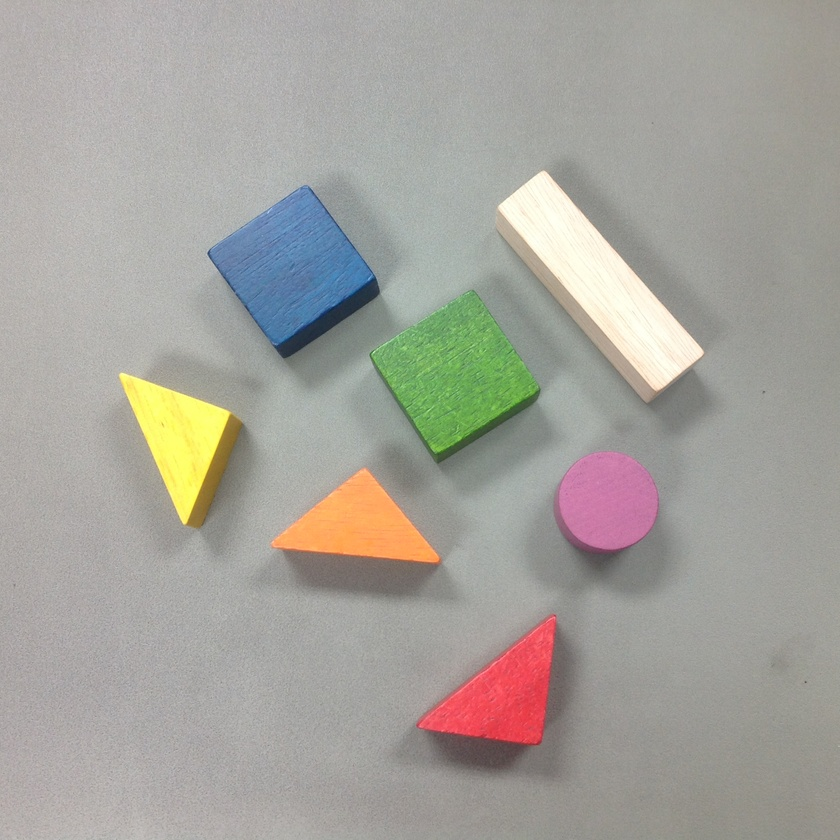
#> input picture ImageRecognition/RawImage/IMG_3556.JPG, 840 x 840 px, shrunk from 1936 x 1936 before the run
$ python RawImageRecognition.py
#> lines starting #> are read from the running program, lines starting #| are printed output that depends on the picture
import cv2
import numpy as np
import math


img = cv2.imread('IMG_3556.JPG')
#> img is the input picture: shape (840, 840, 3); mean B, G, R 155.8, 162.6, 165.1
img_grey = cv2.cvtColor(img,cv2.COLOR_BGR2GRAY)
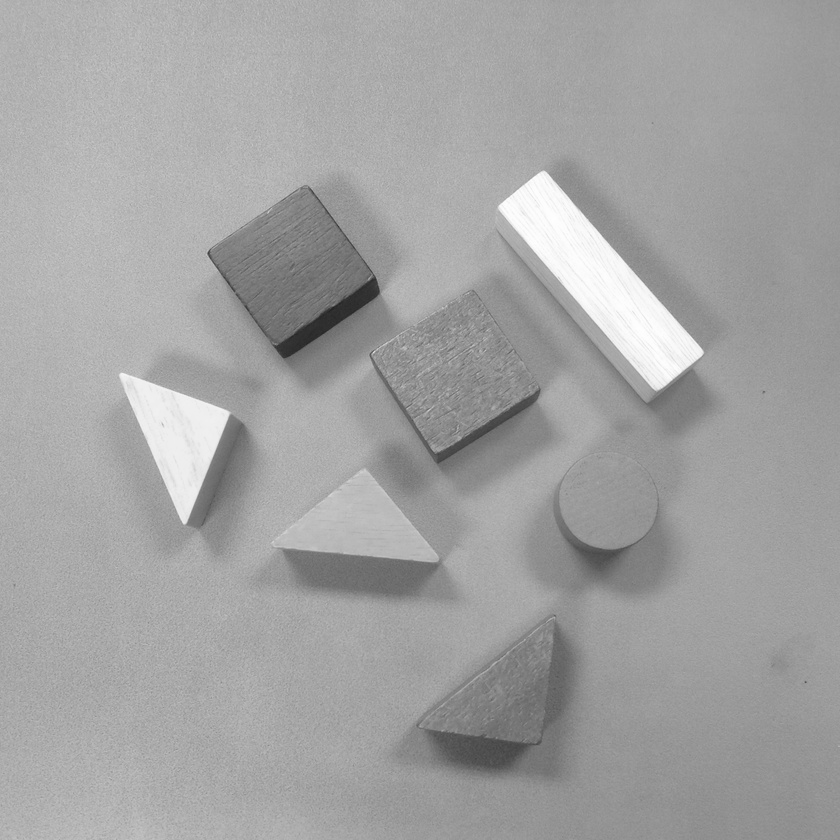
#> img_grey: shape (840, 840); min 33, max 254, mean 162.6


cv2.imshow('Mask',img_grey)
cv2.imshow('Output Image',img)
cv2.waitKey(0)
cv2.destroyAllWindows()

$ run again, with ImageRecognition/RawImage/IMG_3557.JPG copied over ImageRecognition/RawImage/IMG_3556.JPG
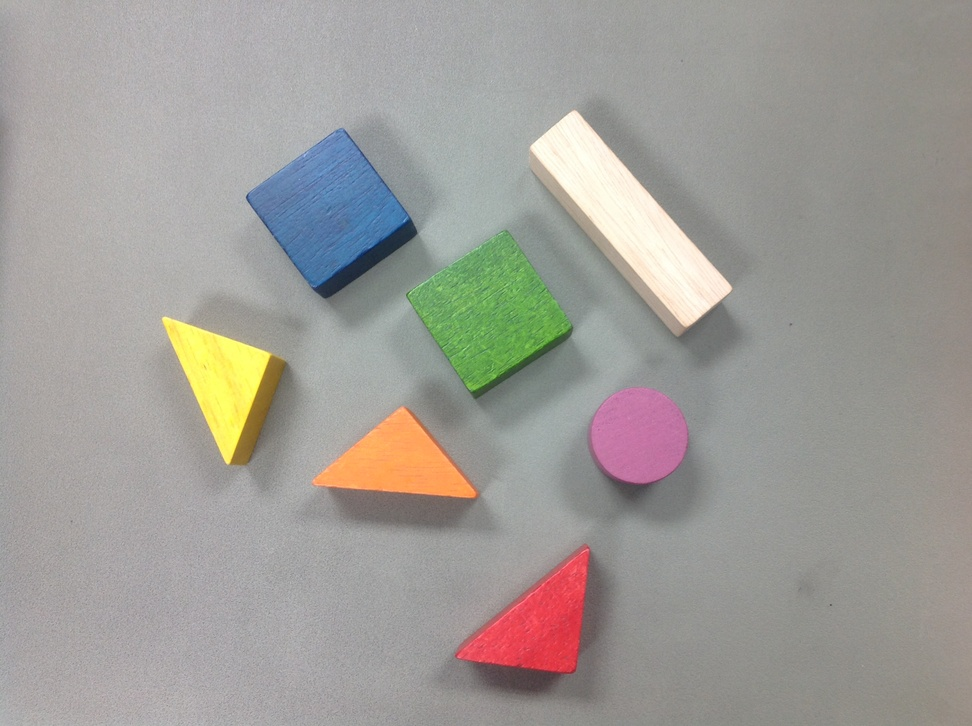
#> input picture ImageRecognition/RawImage/IMG_3557.JPG, 972 x 726 px, shrunk from 2592 x 1936 before the run
#> img is the input picture: shape (726, 972, 3); mean B, G, R 151.7, 156.6, 159.4
#> `img_grey = cv2.cvtColor(img,cv2.COLOR_BGR2GRAY)`:
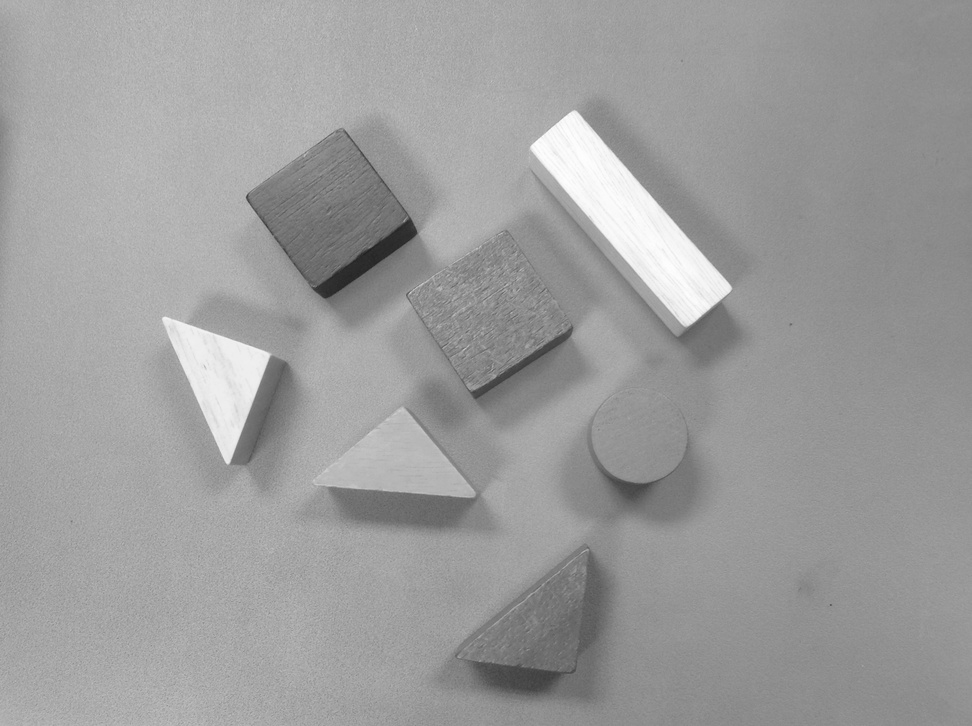
#> img_grey: shape (726, 972); min 32, max 254, mean 156.9

$ run again, with ImageRecognition/RawImage/IMG_3559.JPG copied over ImageRecognition/RawImage/IMG_3556.JPG
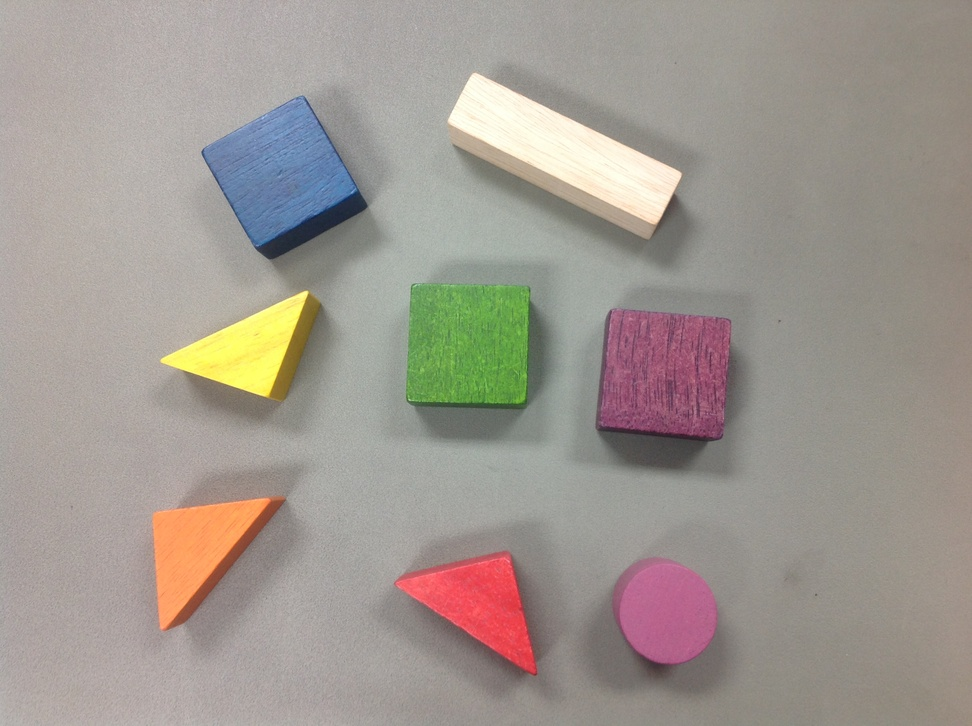
#> input picture ImageRecognition/RawImage/IMG_3559.JPG, 972 x 726 px, shrunk from 2592 x 1936 before the run
#> img is the input picture: shape (726, 972, 3); mean B, G, R 144.6, 152, 159.6
#> `img_grey = cv2.cvtColor(img,cv2.COLOR_BGR2GRAY)`:
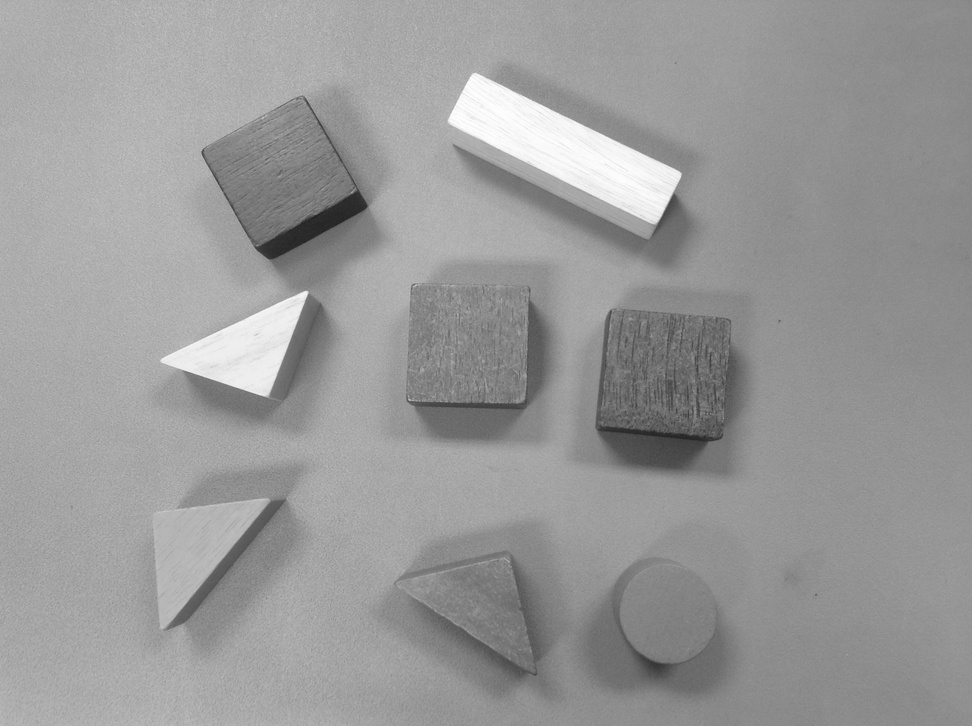
#> img_grey: shape (726, 972); min 32, max 254, mean 153.5
